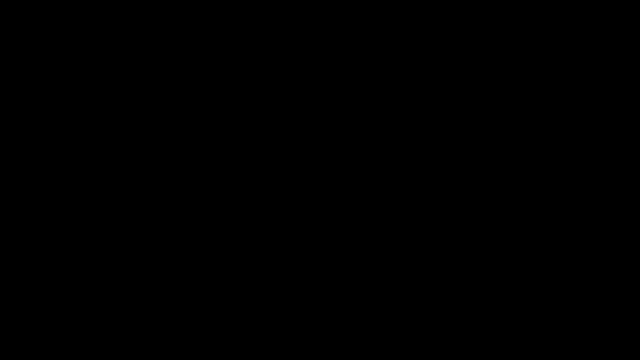
Frame 1 (no input)
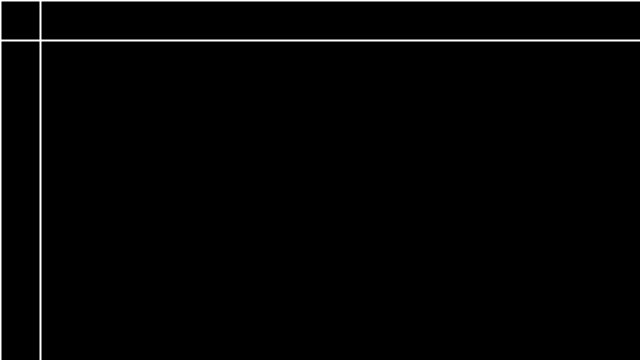
Frame 60 (the mouse pressed at the canvas centre just before this capture)
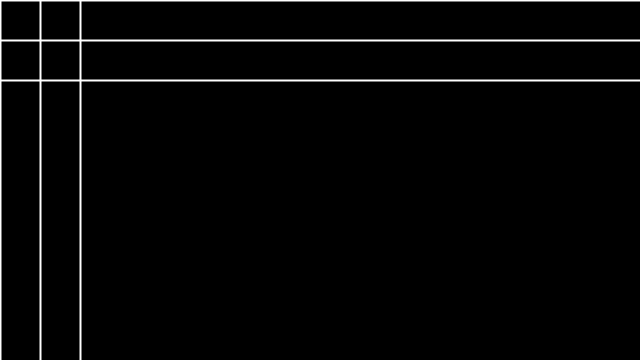
Frame 120 (the mouse held since frame 60 and released just before this capture)

The Processing sketch that drew these frames (run headless with seeded random() and noise(); from frame 60 on, the mouse is pressed at the canvas centre):

// Processing sketch: Grid_2ForAppear
// ── Grid_2ForAppear.pde
float endX = 0;
float endY = 0;
void setup(){
  size(640, 360);
}

void draw(){
  background(0);
  
  stroke(255);
  strokeWeight(2);
  
  for (float x = 0; x < endX; x = x + 40){
    line(x, 0, x, height);
  }
  
  for (float y = 0; y < endY; y = y + 40){
    line(0, y, width, y);
  }
  
  endX = endX + 1;
  endY = endY + 1;
}
